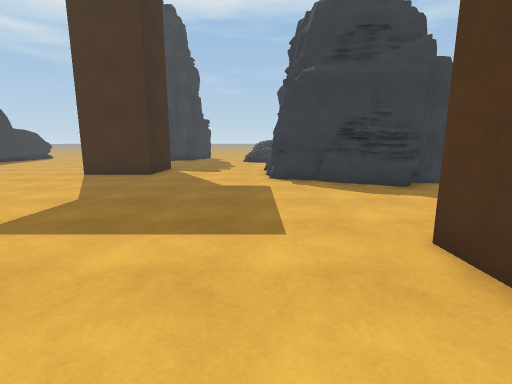
[1] (above)

22 first-person views from a walk through a Unity game level. The camera is 1.4 m above the floor, tilts 10° down and sees 85° across. The floor is counted in squares, 1 m on a side. Each view is taken from the middle of a square. On the plan, view 1 faces up. The plan holds only what a view shows up to about 14 squares ahead; the rest is blank. The place goes on beyond the plan. The player character is not drawn.

[2]
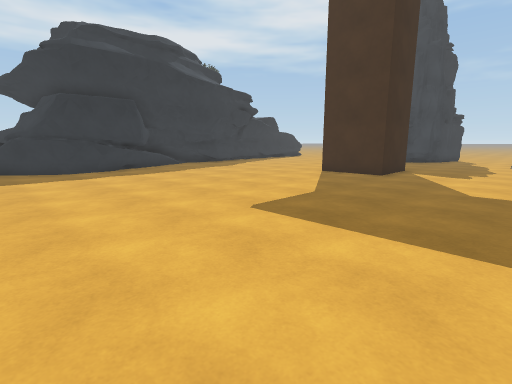

[3]
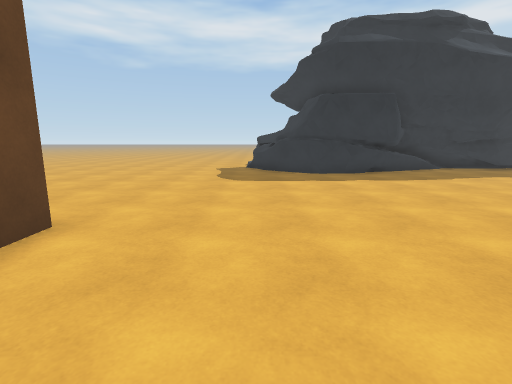

[4]
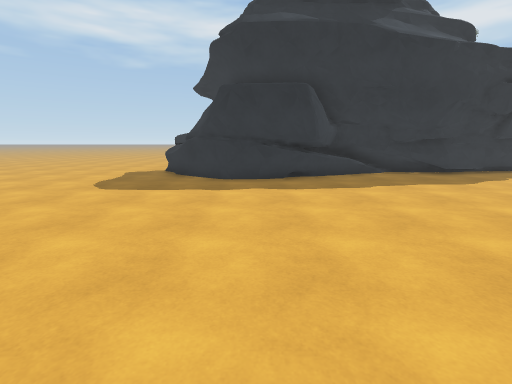

[5]
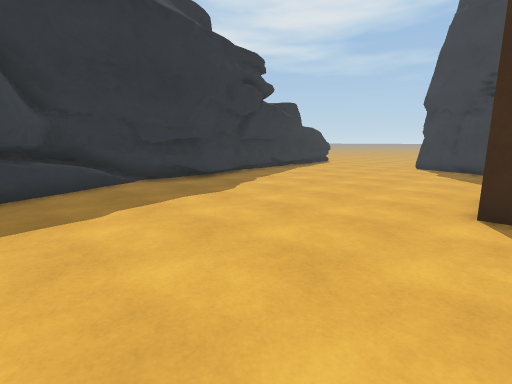

[6]
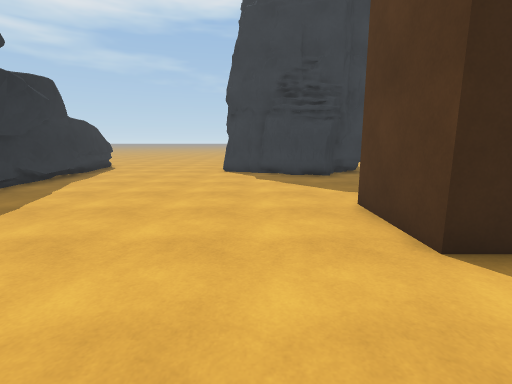

[7]
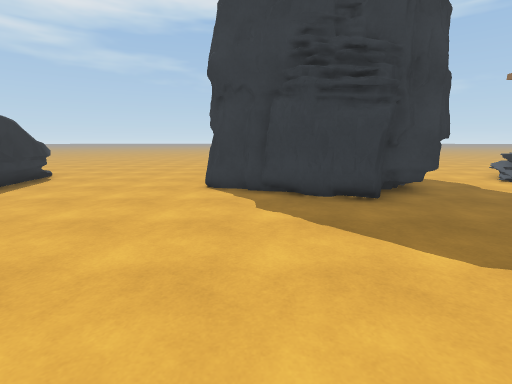

[8]
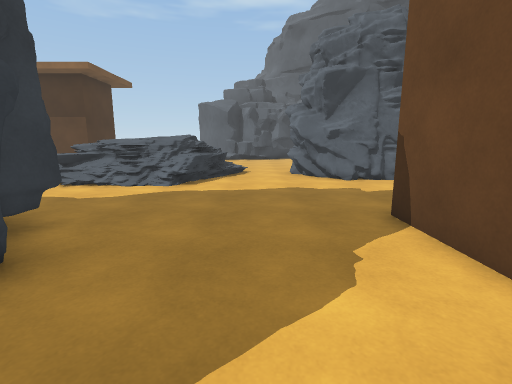

[9]
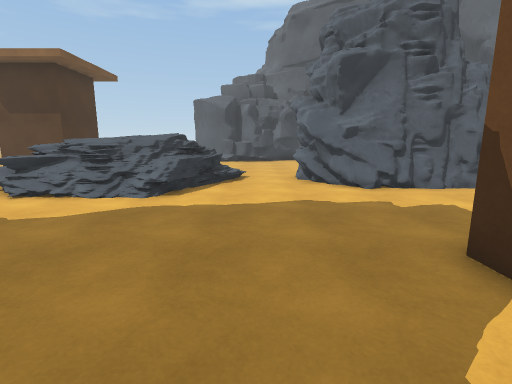

[10]
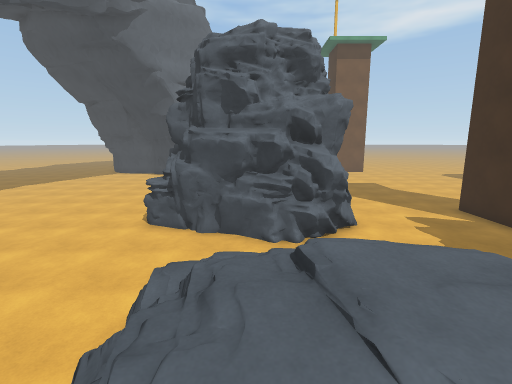

[11]
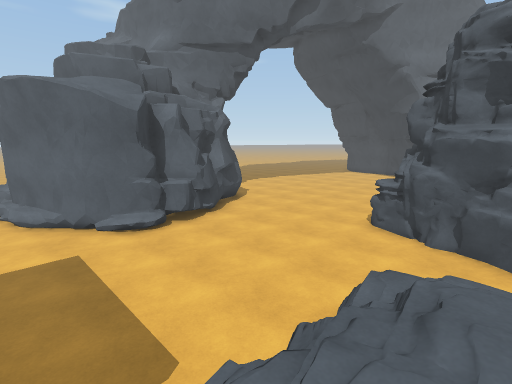

[12]
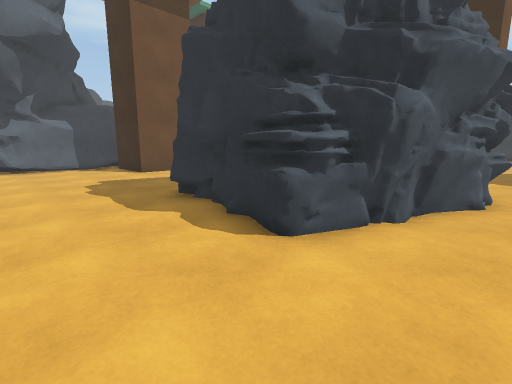

[13]
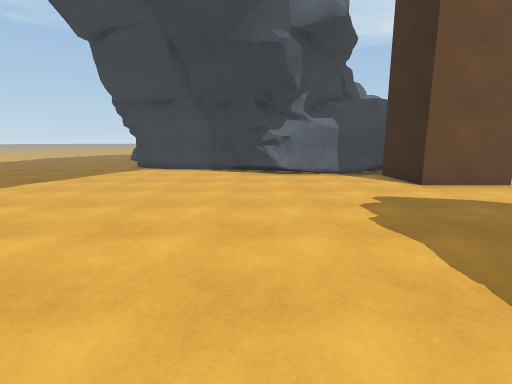

[14]
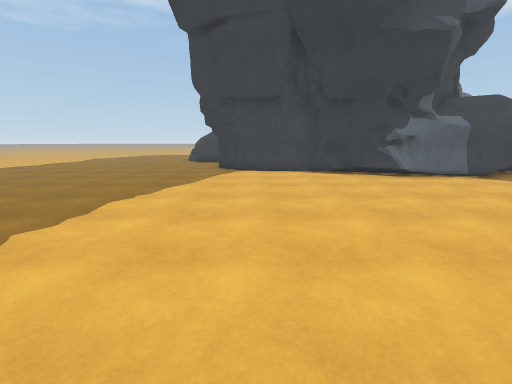

[15]
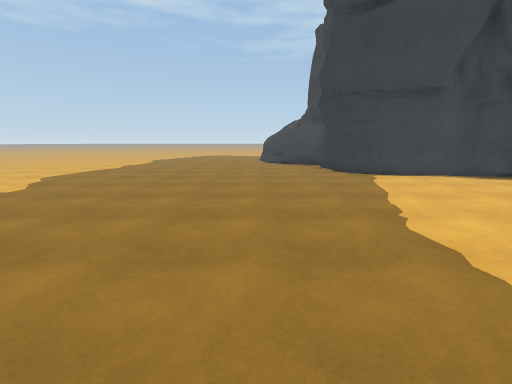

[16]
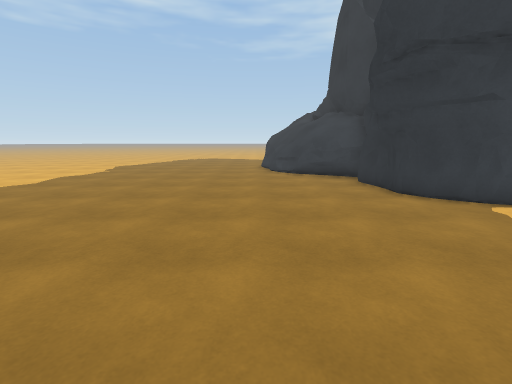

[17]
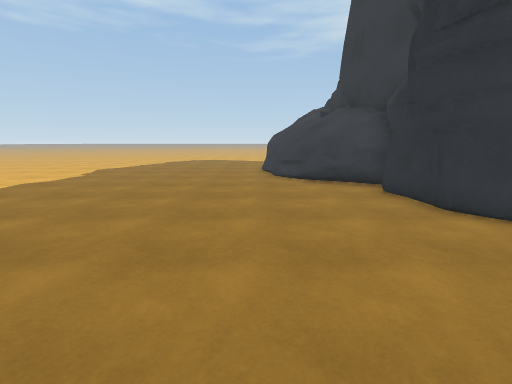

[18]
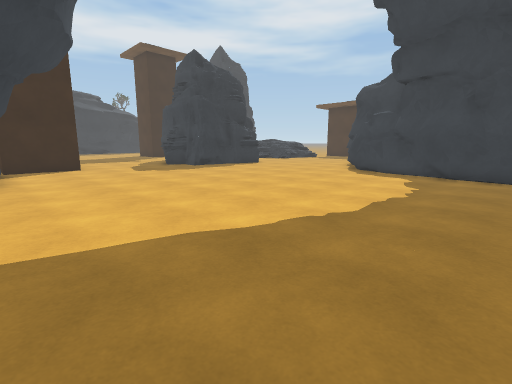

[19]
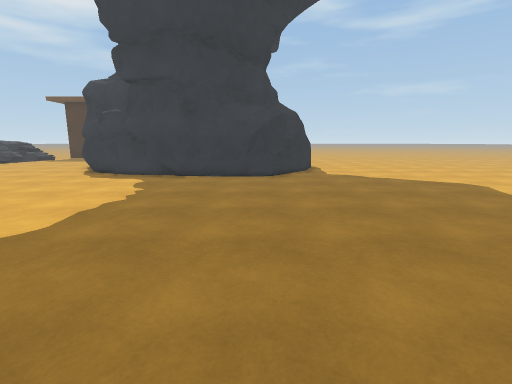

[20]
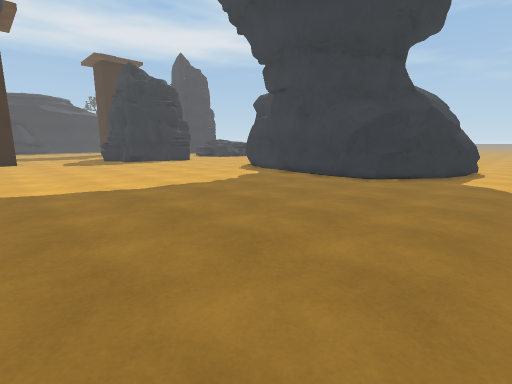

[21]
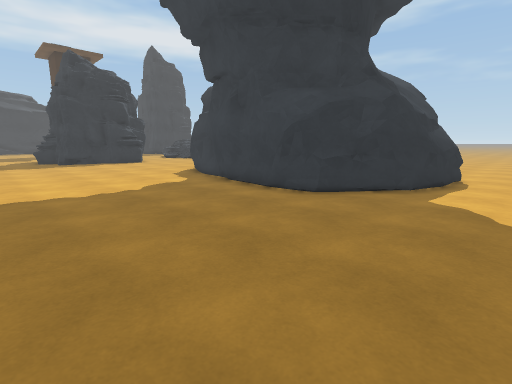

[22]
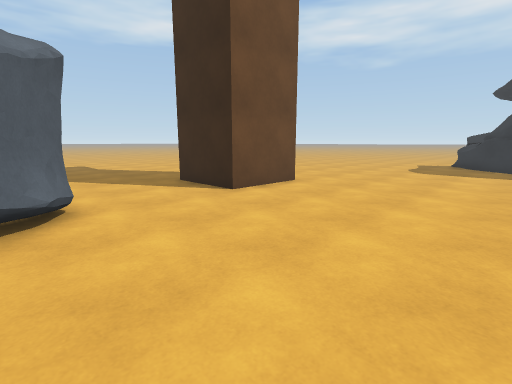

### Floor plan
Key: @ floor where view 1 was taken; # wall or solid block; . main floor; : floor 1.5 m higher than the main floor; + floor 1.75 m higher than the main floor; / step, stairs or slope; = window, fence, low wall or low ledge; ^ raised ledge.
Columns run from 17 left of view 1 to 28 right of it. Each row starts with its distance up from view 1.
 24 ......       ...///  /   ..........        ..
 23 ......##     ...//:::://.........###^#     ..
 22 .......######...//:++:/=.......###         ..
 21 .........##......#/////=......##           ..
 20 .................=////==......##           ..
 19 ...................///........^#           ..
 18  .............................##           #.
 17  .............................##           #..
 16 #.................######.......#          ##..
 15 #........####.....##  ###......##         #...
 14 #........#  #.....#     #.......####     ##...
 13 #........## #.....#     #..........#######....
 12 ##........###.....#     #.....................
 11 ##................##    #.....................
 10 ##.................######.....................
  9 #...................#^^.......................
  8 #=............................................
  7 ##............................................
  6 ###...........................................
  5   #...........................................
  4   #.................###.......................
  3   #.................###.......................
  2  ##.................  #.......................
  1 ##..................  #.......................
  0 #................@..  ########................
 -1 ....................         ##...............
 -2 ...................#          #####...........
 -3 ..................##              ##..........
 -4 ...........###....#                #..........
 -5 ..........    ....                 #..........
 -6 ........     #....                 #..........
 -7 .......      .....                 ##.........
 -8 ......       .....                 ###........

Positions as (right, up) in squares from view 1, and headings:
1: (0, 0), facing up
2: (0, 0), facing up-left
3: (-2, 0), facing left
4: (-4, 4), facing left
5: (-7, 6), facing up-left
6: (-10, 9), facing up
7: (-10, 14), facing up
8: (-10, 18), facing right
9: (-8, 18), facing right
10: (4, 24), facing down
11: (4, 24), facing down-right
12: (11, 17), facing down-left
13: (11, 13), facing down
14: (16, 12), facing down
15: (22, 10), facing down
16: (22, 4), facing down
17: (22, 2), facing down
18: (22, 0), facing up-left
19: (23, 1), facing up
20: (28, 2), facing up-left
21: (28, 6), facing up-left
22: (2, 3), facing down-left
